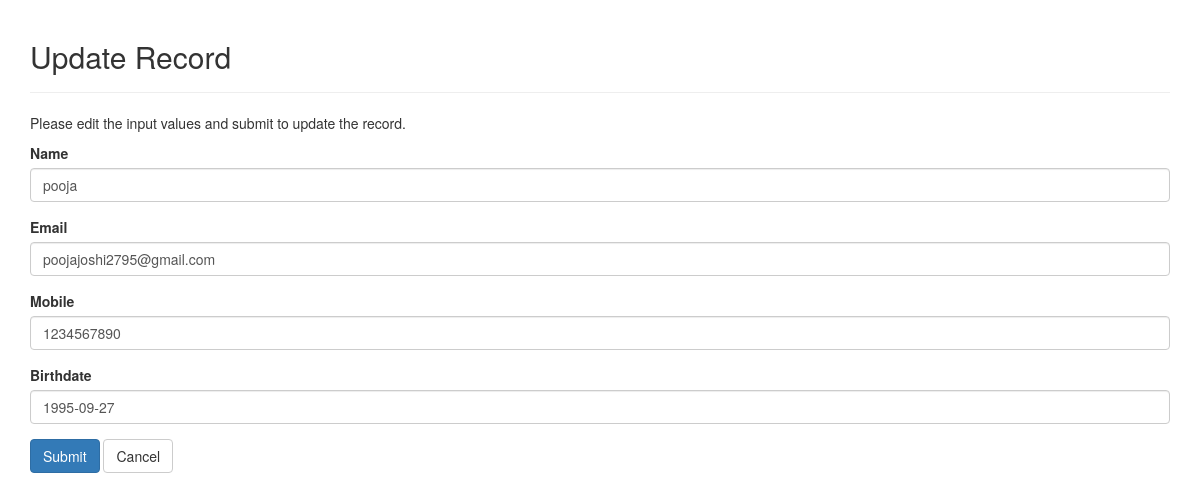
The app's page /update.php?id=2 with its own data.
### tables this page shows
CREATE TABLE IF NOT EXISTS `student` (
  `id` int(2) NOT NULL AUTO_INCREMENT,
  `name` varchar(20) NOT NULL,
  `email` varchar(50) NOT NULL,
  `mobile` int(10) NOT NULL,
  `birthdate` date NOT NULL,
  PRIMARY KEY (`id`)
);

### update.php (the view, shortened to what this page needs)
<?php
require_once "conn.php";
$result = mysqli_query($conn,"SELECT * FROM student WHERE id='" . $_GET['id'] . "'");
$row= mysqli_fetch_array($result);
?>
<!DOCTYPE html>
<html lang="en">
<head>
<?php include "head.php"; ?>
</head>
<body>
<div class="container">
<div class="row">
<div class="col-lg-12">
<div class="page-header">
<h2>Update Record</h2>
</div>
<p>Please edit the input values and submit to update the record.</p>
<form action="<?php echo htmlspecialchars(basename($_SERVER['REQUEST_URI'])); ?>" method="post">
<div class="form-group">
<label>Name</label>
<input type="text" name="name" class="form-control" value="<?php echo $row["name"]; ?>" maxlength="50" required="">
</div>
<div class="form-group ">
<label>Email</label>
<input type="email" name="email" class="form-control" value="<?php echo $row["email"]; ?>" maxlength="30" required="">
</div>
<div class="form-group">
<label>Mobile</label>
<input type="mobile" name="mobile" class="form-control" value="<?php echo $row["mobile"]; ?>" maxlength="12"required="">
</div>
<div class="form-group">
<label>Birthdate</label>
<input type="birthdate" name="birthdate" class="form-control" value="<?php echo $row["birthdate"]; ?>" maxlength="12"required="">
</div>
<input type="submit" class="btn btn-primary" value="Submit">
<a href="index.php" class="btn btn-default">Cancel</a>
</form>
</div>
</div>
</div>
</body>
</html>

### records on screen
student: name "pooja", email "poojajoshi2795@gmail.com", mobile "1234567890", birthdate "1995-09-27"
